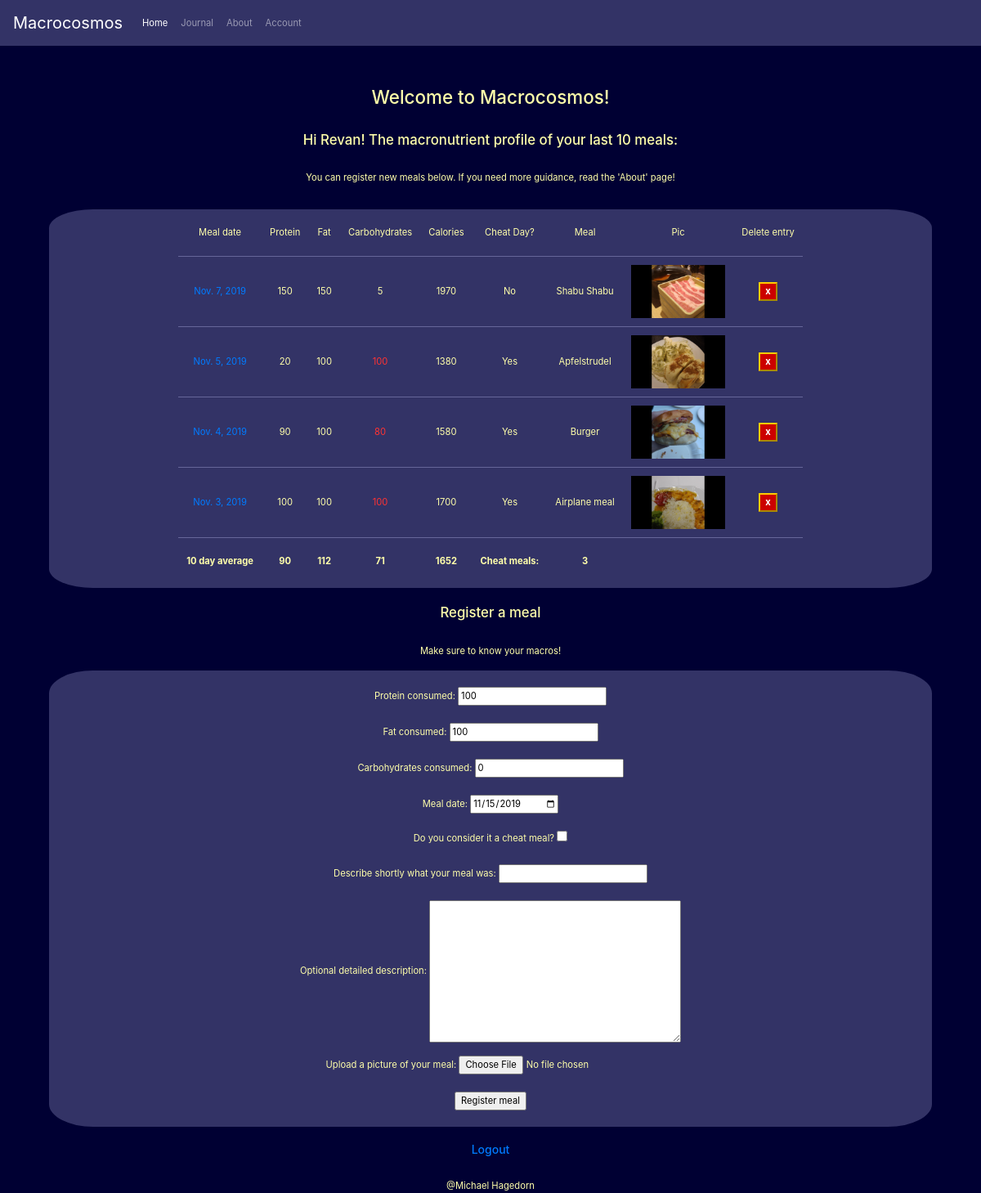
The app's page / (signed in) with its own data.
### nutrition/models.py (models this page shows, shortened)
class macros(models.Model):
    username = models.ForeignKey(User, on_delete=models.CASCADE, default=None)
    protein = models.IntegerField()
    fat = models.IntegerField()
    carbohydrates = models.IntegerField()
    date = models.DateField(default=date.today)
    cheat = models.BooleanField(default=False)
    comment = models.CharField(max_length=64, blank=True)
    description = models.CharField(max_length=2048, blank=True)
    image = models.ImageField(upload_to='images/', blank=True)

### nutrition/views.py (the view, shortened to what this page needs)
# urls.py: path("", views.index, name="index"),
@login_required
def index(request):
    form = macrosForm(request.POST or None)
    try:
        queryset = macros.objects.filter(username=request.user).order_by('-date')[:10]
        if len(queryset) != 0:
            proteinAvg = macros.objects.filter(username=request.user).order_by('-date')[:10].aggregate(Avg('protein'))
            fatAvg = macros.objects.filter(username=request.user).order_by('-date')[:10].aggregate(Avg('fat'))
            carbAvg = macros.objects.filter(username=request.user).order_by('-date')[:10].aggregate(Avg('carbohydrates'))
            proteinAvg = round(proteinAvg.get("protein__avg"))
            fatAvg = round(fatAvg.get("fat__avg"))
            carbAvg = round(carbAvg.get("carbohydrates__avg"))
            calAvg = round((proteinAvg*4) + (fatAvg*9) + (carbAvg*4))
            cheatTotal = macros.objects.filter(username=request.user).order_by('-date')[:10].aggregate(dictkey=Count(Case(When(cheat=True, then=1))))
            cheatTotal = cheatTotal.get("dictkey")
        else:
            proteinAvg = None
            fatAvg = None
            carbAvg = None
            calAvg = None
            cheatTotal = None
    except macros.DoesNotExist:
        raise Http404("No data exists")
    context = {
            'form':form,
            'instances':queryset,
            'protein_avg':proteinAvg,
            'fat_avg':fatAvg,
            'carb_avg':carbAvg,
            'cal_avg':calAvg,
            'cheat_total':cheatTotal
        }
    return render(request, "nutrition/index.html", context)

### nutrition/templates/nutrition/index.html
{% extends 'nutrition/base.html' %}
{% block content %}
  <div id="welcome-div">
    <h1>Welcome to Macrocosmos!</h1>
    {% if user.is_authenticated %}
      <h2>Hi {{ user.username }}! The macronutrient profile of your last 10 meals:</h2>
      <p>You can register new meals below. If you need more guidance, read the 'About' page!</p>
    {% else %}
      <h4>Hi stranger, stay a while and listen. This really should not happen, so I will curse you!</h4>
    {% endif %}
  </div>
    <div id="rec-div">
      <table class="rec-table">
        <tr class="rec-th-row">
          <td class="rec-th">Meal date</td>
          <td class="rec-th">Protein</td>
          <td class="rec-th">Fat</td>
          <td class="rec-th">Carbohydrates</td>
          <td class="rec-th">Calories</td>
          <td class="rec-th">Cheat Day?</td>
          <td class="rec-th">Meal</td>
          <td class="rec-th">Pic</td>
          <td class="rec-th">Delete entry</td>
        </tr>
        {% load mathfilters %}
        {% for instance in instances %}
        <tr>
          <td class="rec-td">
            <a href="/meal_display/{{ instance.id }}">
              {{ instance.date }}
            </a>
          </td>
          <td class="rec-td">{{ instance.protein }}</td>
          <td class="rec-td">{{ instance.fat }}</td>
          {% if instance.carbohydrates <= 20 %}
          <td class="rec-td">{{ instance.carbohydrates }}</td>
          {% else %}
          <td class="rec-td-red">{{ instance.carbohydrates }}</td>
          {% endif %}
          {% with cp=instance.protein|mul:4 cf=instance.fat|mul:9 cc=instance.carbohydrates|mul:4 %}
          <td class="rec-td">{{ cp|add:cf|add:cc }}</td>
          {% endwith %}
          {% if instance.cheat %}
          <td class="rec-td">Yes</td>
          {% else %}
          <td class="rec-td">No</td>
          {% endif %}
          <td class="rec-td">{{ instance.comment }}</td>
          {% if instance.image %}
          <td class="rec-td">
            <a href="/meal_display/{{ instance.id }}">
              <img src="{{ instance.image.url }}" alt="meal" class="food-img">
            </a>
          </td>
          {% else %}
          <td class="rec-td"></td>
          {% endif %}
          <td class="rec-td"><a href="/delete/{{ instance.id }}" class="delete"><button class="delete-icon">x</button></a></td>
        </tr>
        {% endfor %}
        <tr>
          <td class="rec-avg-index">10 day average</td>
          <td class="rec-avg-index">{{ protein_avg }}</td>
          <td class="rec-avg-index">{{ fat_avg }}</td>
          <td class="rec-avg-index">{{ carb_avg }}</td>
          <td class="rec-avg-index">{{ cal_avg }}</td>
          <td class="rec-avg-index">Cheat meals: </td>
          <td class="rec-avg-index">{{ cheat_total }}</td>
          <td class="rec-avg-index"></td>
          <td class="rec-avg-index"></td>
        </tr>
      </table>
    </div>
    <div>
      <h2>Register a meal</h2>
      <p>Make sure to know your macros!</p>
        <div id="meal-form">
          <form method="POST" enctype="multipart/form-data"> {% csrf_token %}
            {{ form.as_p }}
            <input type="submit" class="submit" value="Register meal" />
          </form>
        </div>
    </div>
    <h3><a href="{% url 'logout' %}">Logout</a></h3>
{% endblock %}

### nutrition/templates/nutrition/base.html (shortened to what this page needs)
<!doctype html>
{% load static %}
<html lang="en">
  <head>
    <link rel="stylesheet" href="{% static 'css/bootstrap.min.css' %}">
    <link rel="stylesheet" href="{% static 'css/styles.css' %}">
  </head>
  <header>
    <nav class="navbar navbar-expand-lg navbar-dark" style="background-color: #336">
      <a class="navbar-brand" href="/">Macrocosmos</a>
        <div class="collapse navbar-collapse" id="navbarNavAltMarkup">
          <div class="navbar-nav">
            <a class="nav-item nav-link active" href="/">Home <span class="sr-only">(current)</span></a>
            <a class="nav-item nav-link" href="/macroslist">Journal</a>
            <a class="nav-item nav-link" href="/about">About</a>
            <a class="nav-item nav-link" href="/account">Account</a>
          </div>
        </div>
      </nav>
  </header>
  <body>
    {% block content %}
    {% endblock %}
  </body>
  <footer>
    @Michael Hagedorn
  </footer>
</html>

### nutrition/static/css/styles.css (style rules this page uses)
body { text-align: center; font-size: 0.9em; background-color: #003; color: #FFA; }
#welcome-div { text-align: center; height: 200px; }
h1 { font-size: 2em; width: 100%; padding-top: 50px; }
h2 { font-size: 1.5em; width: 100%; padding-top: 20px; padding-bottom: 20px; }
h3 { font-size: 1.25em; width: 100%; padding-top: 20px; padding-bottom: 20px; }
#rec-div { background-color: #336; text-align: center; width: 50%; padding: 0px 20px 0px 20px; display: inline-block; border-radius: 5%; }
.rec-table { padding: 0px 5px 0px 5px; display: inline-block; }
.rec-th { padding: 20px 10px 20px 10px; }
.rec-td { padding: 10px 10px 10px 10px; border-top: solid #669 1px; }
.rec-td-red { padding: 10px 10px 10px 10px; border-top: solid #669 1px; color: #F33; }
.rec-avg-index { padding: 20px 10px 20px 10px; font-weight: bold; border-top: solid #669 1px; }
.food-img { height: 65px; width: auto; }
.delete-icon { background-color: #C00; color: #FFF; border-color: #FC0; font-weight: bold; height: auto; }
.description { vertical-align: middle; }
#meal-form { background-color: #336; width: 50%; display: inline-block; border-radius: 5%; }
@media only screen and (max-width: 1400px) { body { font-size: 0.7em; } }
@media only screen and (max-width: 1400px) { #rec-div { width: 90%; } }
@media only screen and (max-width: 1400px) { #meal-form { width: 90%; } }
form { padding: 20px 0px 20px 0px; }

### records on screen
macros: date "Nov. 7, 2019", protein "150", fat "150", carbohydrates "5", value "1970", cheat "No", comment "Shabu Shabu", image (picture)
macros: date "Nov. 5, 2019", protein "20", fat "100", carbohydrates "100", value "1380", cheat "Yes", comment "Apfelstrudel", image (picture)
macros: date "Nov. 4, 2019", protein "90", fat "100", carbohydrates "80", value "1580", cheat "Yes", comment "Burger", image (picture)
macros: date "Nov. 3, 2019", protein "100", fat "100", carbohydrates "100", value "1700", cheat "Yes", comment "Airplane meal", image (picture)

### other values on screen
{{ user.username }} "Revan"
{{ protein_avg }} "90"
{{ fat_avg }} "112"
{{ carb_avg }} "71"
{{ cal_avg }} "1652"
{{ cheat_total }} "3"
